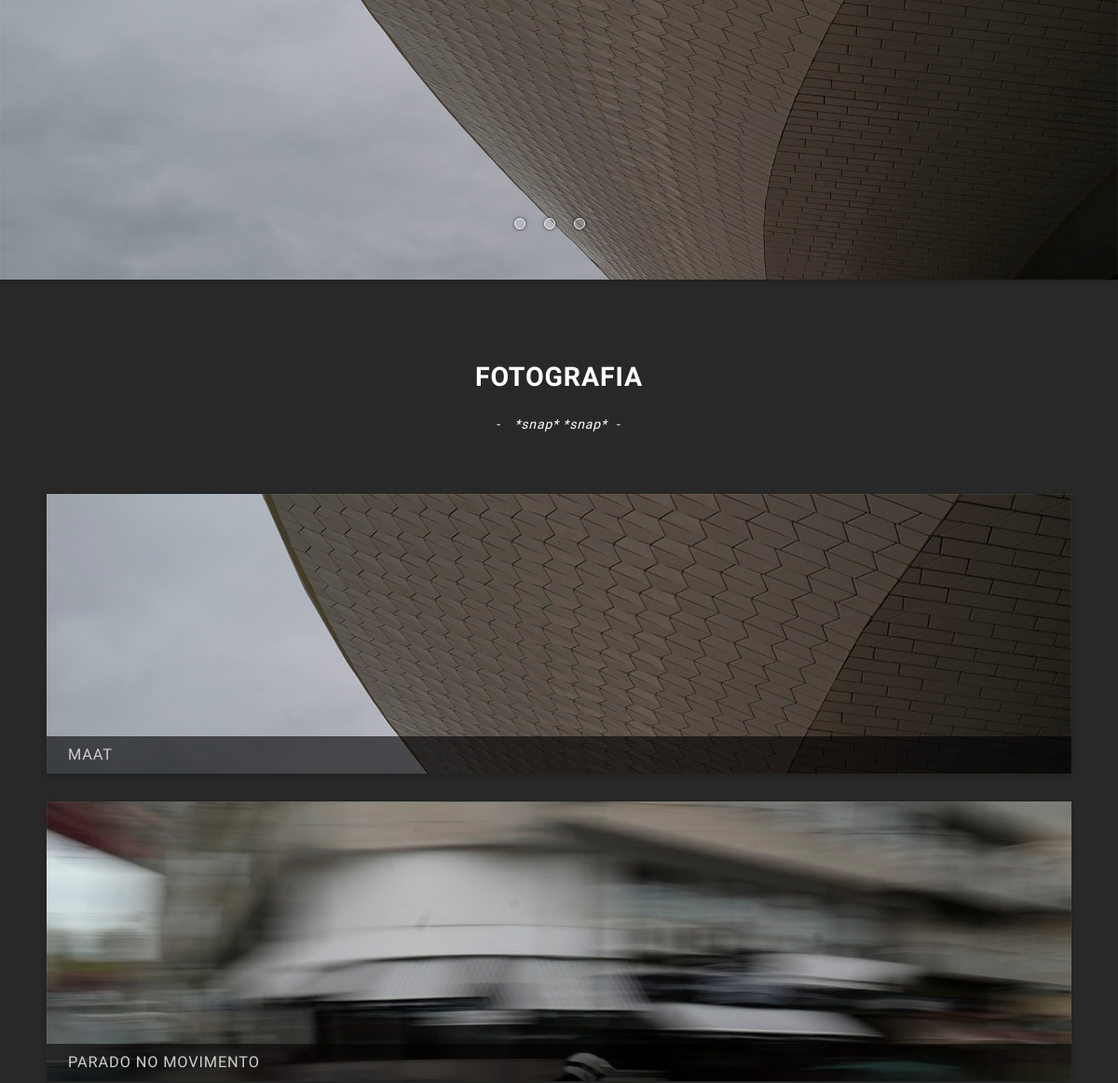
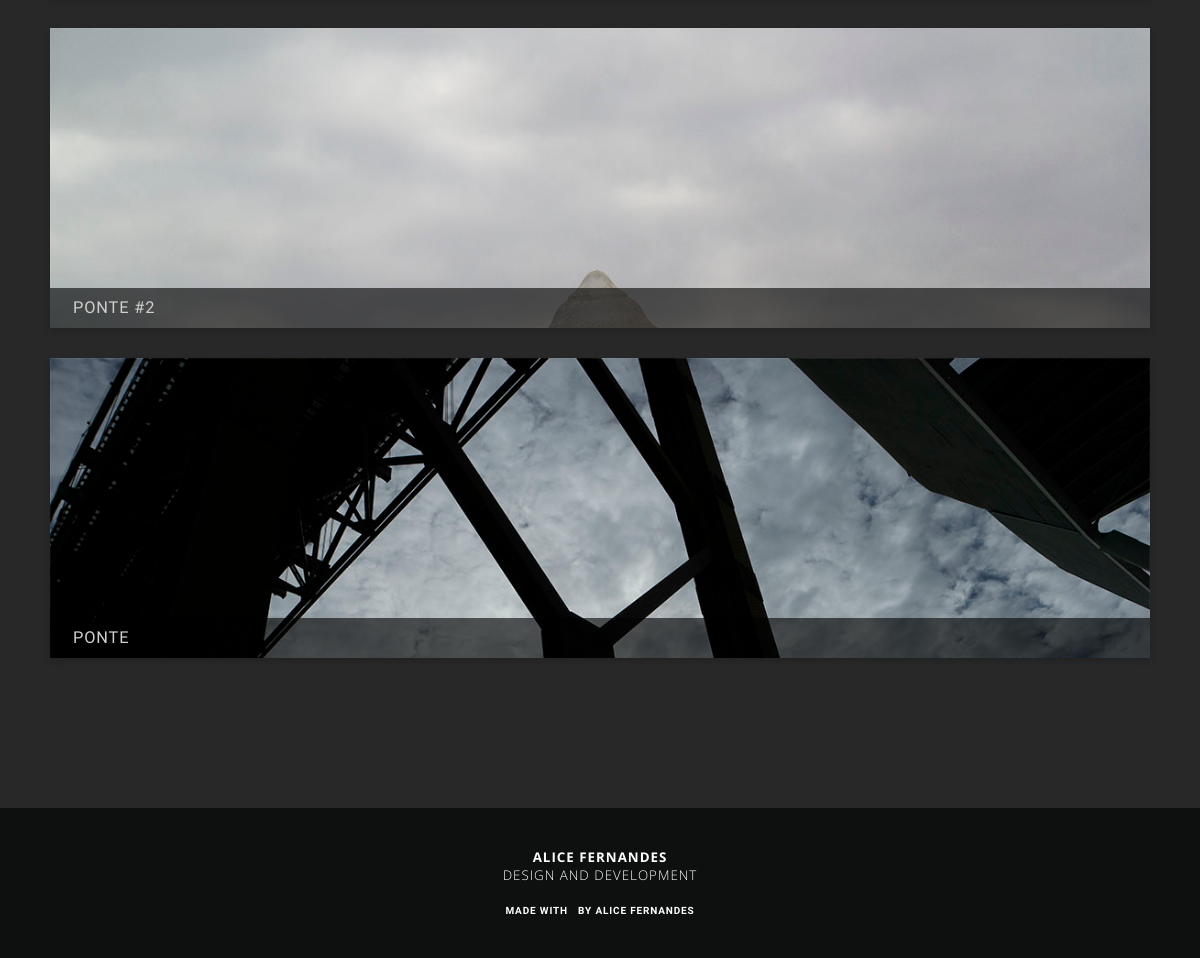
The page /fotografia on the database as committed earlier (2 pictures, top to bottom).
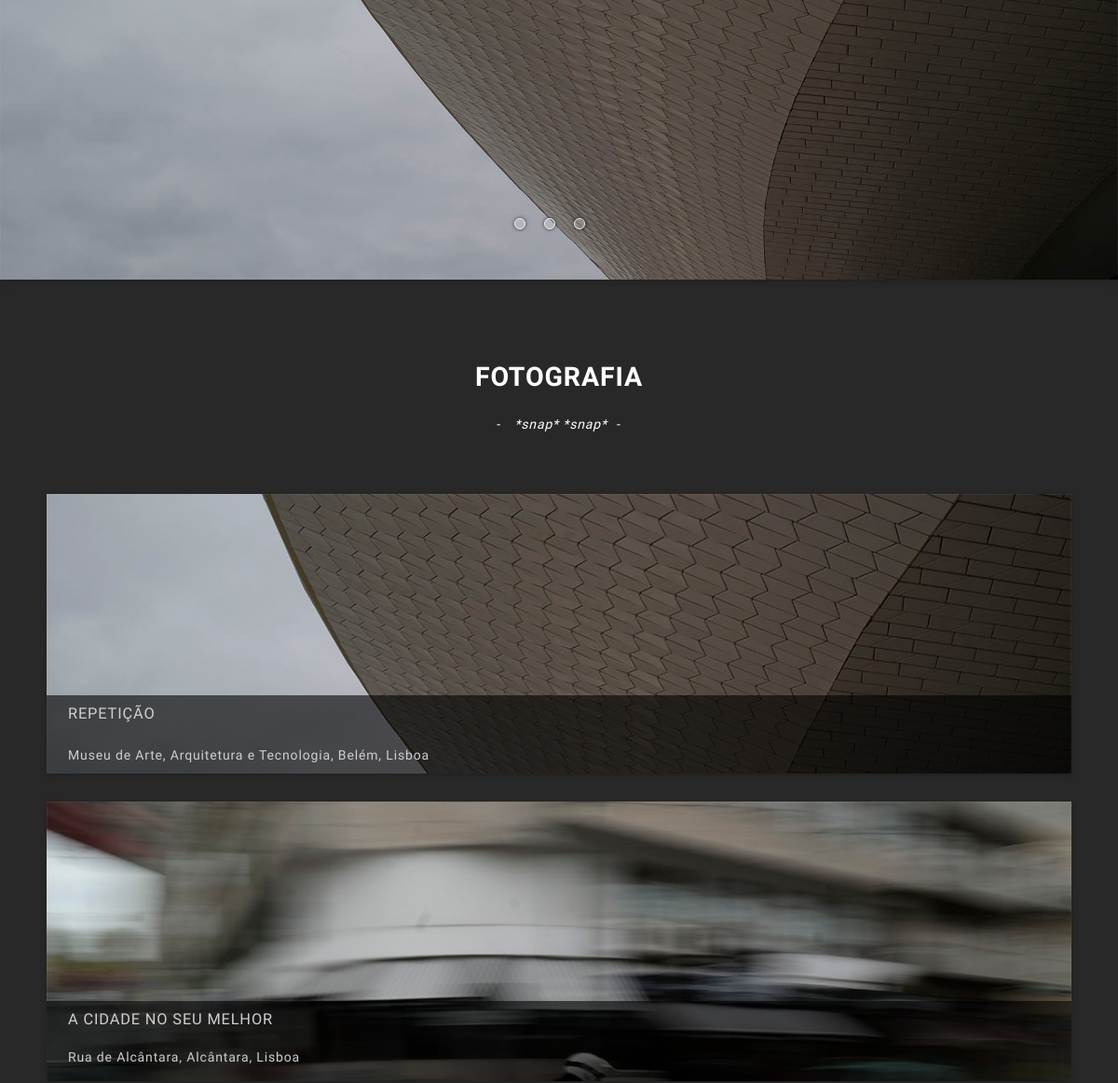
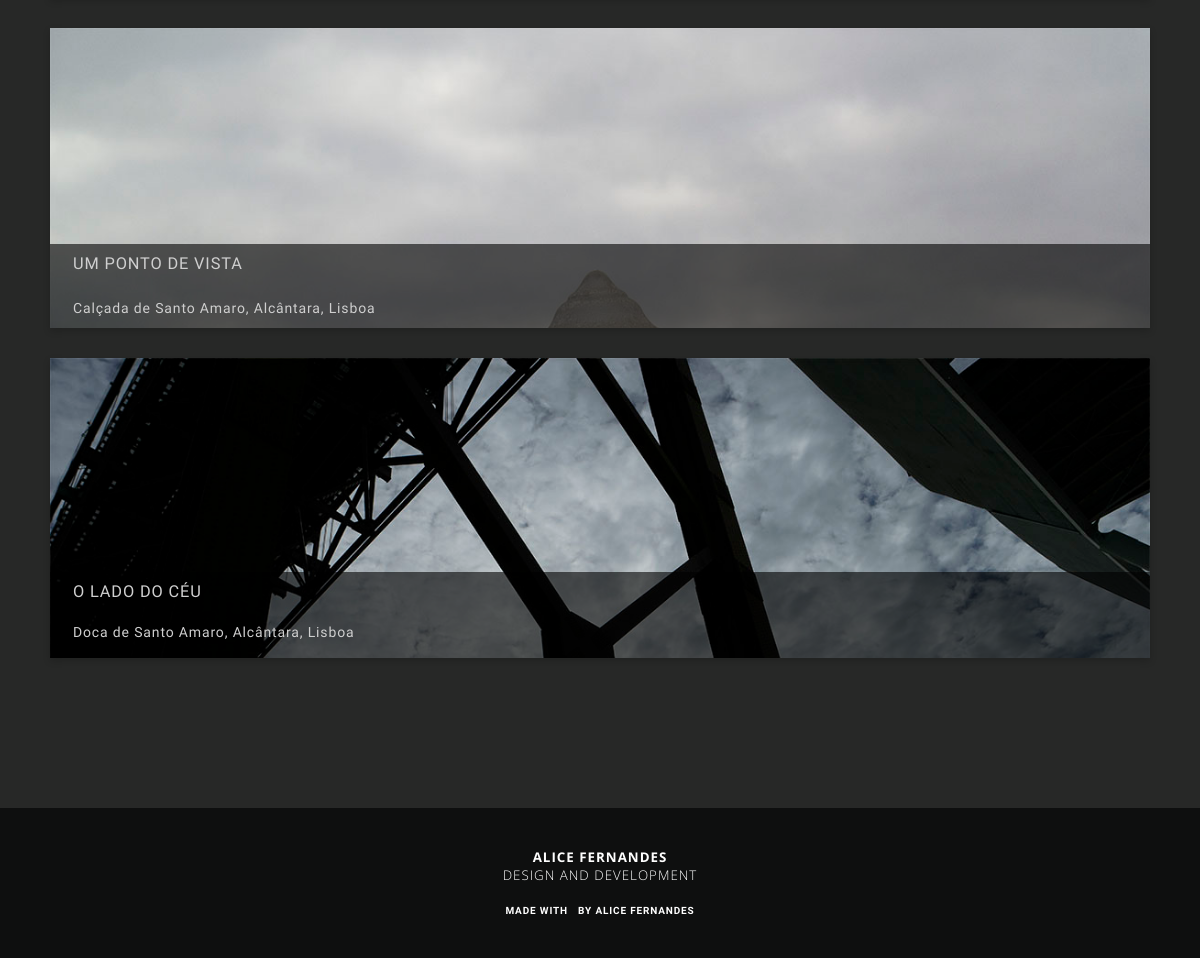
The same page on the database as committed later (2 pictures, top to bottom).
### tables this page shows
CREATE TABLE IF NOT EXISTS `media` (
  `id_media` int(10) NOT NULL AUTO_INCREMENT,
  `projeto_uri` varchar(100) NOT NULL,
  `tipo` varchar(100) NOT NULL,
  `src` varchar(700) NOT NULL,
  `ext` varchar(50) NOT NULL,
  `cover` tinyint(1) DEFAULT NULL,
  `title` varchar(1000) DEFAULT NULL,
  `nome` varchar(100) NOT NULL,
  `descricao` varchar(300) NOT NULL,
  PRIMARY KEY (`id_media`)
);

### templates/galeria.php (the view, shortened to what this page needs)
<!DOCTYPE html>
<html class="project-categories">
  <head><?php require_once('./includes/_header.php'); $request =  explode("/", $_SERVER['REQUEST_URI']); ?>
<?php
$conn = new mysqli(DB_HOST, DB_USER, DB_PASSWORD, DB_NAME);
 $query = "SELECT * FROM `media` WHERE projeto_uri='".$request[1]."' ORDER BY RAND()";
 $result = $conn->query($query);
 $resultHTML = "";
 while($row = $result->fetch_object()){
   $resultHTML.='<div class="panel panel-small panel-foto "><a rel="galeria" class="panel-link fancybox" href="http://'.$host.'/media/'.$row->src.'@1280.'.$row->ext.'" style="background-image:url(http://'.$host.'/media/'.$row->src.'@1280.'.$row->ext.');" title="'.$row->nome.'">
                 <h3>'.mb_convert_encoding($row->nome,'UTF-8').'</h3>
                 </a></div>';
 }
  $maxImages = 3;
 $slideHTML = '';
 $slideControllerHTML = '';
   $result2 = $conn->query($query);
   for($i = 0; $i!=$maxImages; $i++){
     $slideRow = $result2->fetch_object();
     if($slideRow->cover){
     $src = $slideRow->src;
     $description = $slideRow->nome;
     $slideHTML.="<a href=\"http://".$host . "/" ."media/".$src."@1900.".$slideRow->ext."\" rel=\"galeria\"class=\"slide fancybox\" title=\"$description\" style=\"background-image:url(http://".$host . "/" ."media/".$src."@1900.".$slideRow->ext.")\" data-slide=\"".($i+1)."\"></a>";
     $slideControllerHTML.='<li class="slider-control" data-slide="'.($i+1).'"></li>';
     }
   }
 ?>
  </head>
  <body>
    <div class="site-container"><?php require_once('./includes/_sidebar.php') ?>
      <div class="main-content">
        <div class="ui-component slideshow slideshow-medium panel-shadow">
          <div class="slide-container"><?php echo($slideHTML)?>
          </div>
          <div class="ui-component slide-controller">
            <ul>
              <?php echo($slideControllerHTML)?>
            </ul>
          </div>
        </div>
        <div class="panel-container">
          <div class="panel panel-noshadow panel-fullwidth align-center panel-title panel-nobackground">
            <h3><?PHP switch($request[1]){
              default:
                echo('Fotografia');
            } ?></h3>
            <p> <i>*snap* *snap*</i></p>
          </div>
          <?php
          echo($resultHTML);
           ?>
        </div><?php require_once('./includes/_footer.php') ?>
      </div>
    </div>
  </body>
</html>

### index.php (shortened to what this page needs)
<?php
$request = $_SERVER['REQUEST_URI'];
$urlStrings = explode("/", $request);
switch ($urlStrings[1]) {
		case 'animacao':
		case 'fotografia':
			include('templates/galeria.php');
			break;
}
?>

### includes/_header.php (shortened to what this page needs)
<?php
	$host = $_SERVER['HTTP_HOST'];
?>
<link rel="stylesheet" media="all" href="https://cdn.rawgit.com/alicescfernandes/entypo-webfont/0fef4a46/style.css"/>
<link rel="stylesheet" href="http://<?php echo($host) ?>/fancybox/jquery.fancybox.css"/>
<link rel="stylesheet" href="http://<?php echo($host) ?>/css/ui.css?v2.16"/>
<link rel="stylesheet" href="http://<?php echo($host) ?>/webfont/entypo social/style.css"/>
<link href="http://<?php echo($host) ?>/js/videojs/video-js.css" rel="stylesheet">

### includes/_sidebar.php (shortened to what this page needs)
<label class="menu-label" for="menu-show"><i class="icon-menu"></i></label>

### includes/_footer.php
<footer><span class="letring letring-small">
    <p>Alice Fernandes</p>
    <p>Design and development</p></span><span class="final-countdown">
    <p>made with<i class="icon-heart"></i>by alice fernandes</p></span></footer>

### css/ui.css (style rules this page uses)
* { font-family:"Source Sans Pro";margin:0;padding:0 }
a { text-decoration:none;color:inherit }
body { margin:0;padding:0;width:calc(100vw + 230px);overflow:hidden;background-color:#272827;text-align:justify }
h1,h2,h3,h4,p { margin:0;padding:0 }
li,ul { list-style-type:none;padding:0 }
.menu-label { position:fixed;top:0;left:0;display:block;z-index:98 }
.site-container { position:relative;left:-230px;transition:left 0.5s }
.main-content { display:inline-block;width:100vw;position:relative;height:100vh;overflow-y:auto;overflow-x:hidden }
.letring { margin:20px auto auto;text-transform:uppercase;text-align:center;color:white;font-size:10pt;position:relative;top:0;width:220px;letter-spacing:1px;-webkit-user-select:none;-moz-user-select:none;-ms-user-select:none;user-select:none;display:block }
.letring p:first-child { font-weight:bold;font-family:"Open Sans";text-rendering:optimizeLegibility }
.letring p:last-child { font-weight:100;font-family:"Open Sans";text-rendering:optimizeLegibility }
.slideshow { position:relative }
.slideshow-medium { height:300px;width:100vw;overflow:hidden }
.slideshow-medium .slide { background-size:cover;background-position:center }
.slide-container { height:inherit;position:relative;left:0;transition:left 0.5s }
.slide { width:100%;height:100%;display:block;float:left;background-position:center;background-size:cover;background-position:center }
.slide-controller { position:absolute;bottom:50px;display:block;color:white;width:100%;text-align:center }
.slide-controller li { width:10px;height:10px;display:inline-block;background-color:rgba(255, 255, 255, 0.2);margin-right:20px;border:1px solid #ecf0f1;border-radius:100%;cursor:pointer;transition:background-color 0.5s;box-shadow:0px 0px 4px 0px rgba(0, 0, 0, 0.7) }
.panel-shadow { box-shadow:0px 3px 7px rgba(0, 0, 0, 0.18) }
.panel-foto { position:relative;height:300px!important }
.panel-foto a { background-size:cover }
.panel-foto h3 { position:absolute;bottom:0;text-transform:uppercase;font-weight:300;width:100%;left:0;line-height:41px;padding:10px;box-sizing:border-box;background-color:rgba(0, 0, 0, 0.5);line-height:25px;font-weight:900;line-height:25px;padding:10px 23px }
.panel-foto h3 sub,.panel-foto h3 sup { font-size:14px;text-transform:initial;font-weight:300 }
.panel-foto .panel-link { display:block;background-color:transparent;width:100%;height:100%;z-index:97 }
.panel-container { width:80%;display:block;margin-left:10%;margin:auto auto 70px }
.panel { min-height:100px;box-sizing:border-box;padding:30px;box-shadow:0px 3px 7px rgba(0, 0, 0, 0.18);margin-bottom:30px;background-color:#2c2e2c;color:#cfcfcf;font-weight:300;letter-spacing:0.85px;font-size:14px }
.panel p { padding-bottom:20px }
.panel-noshadow { box-shadow:none!important }
.align-center { text-align:center;margin:auto }
h3,h4,h5 { font-weight:800;text-transform:uppercase;font-family:"Source Sans Pro";letter-spacing:0.85px;font-size:28.55px }
.panel-title { padding-top:0;padding-bottom:0;margin-top:30px;color:white;margin-bottom:30px;line-height:50px }
.panel-title h6,.panel-title p { font-size:14px;font-weight:lighter }
.panel-title h6:after,.panel-title h6:before,.panel-title p:after,.panel-title p:before { display:inline-block;content:"-";margin:0 10px }
.panel-nobackground { background-color:transparent }
.panel-small { position:relative;width:45%;margin-right:10%;float:left;min-height:250px;padding:0;background-color:#2c2e2c }
.panel-small h3 { text-transform:uppercase;font-weight:300;font-size:1.17em;position:absolute;bottom:0;background-color:rgba(0, 0, 0, 0.6);width:100%;line-height:40px;left:0;box-sizing:border-box;padding:0px 23px }
.panel-small:nth-child(odd) { margin-right:0 }
.panel-small .panel-link { display:block }
.panel-foto h3 { bottom:0 }
footer { width:100%;background-color:#0e0f0f;text-align:center;height:150px;box-sizing:border-box;padding:20px;font-size:10px;text-transform:uppercase;font-weight:900;letter-spacing:0.85px;color:white;display:inline-block }
footer .letring { margin-bottom:20px }
@media screen and (max-width:1250px) { .main-content,.site-container,body { width:100%;left:0px } }
@media screen and (max-width:1250px) { .panel-container { display:inline-block;width:100%;box-sizing:border-box;padding:50px } }
@media screen and (max-width:1250px) { .col30,.col70,.panel-small,input { width:100% } }

Rows that differ between the two databases and show on the page:
changed media: nome "MAAT" → "REPETIÇÃO Museu de Arte, Arquitetura e Tecnologia, Belém, Lisboa"
changed media: nome "PARADO NO MOVIMENTO" → "A CIDADE NO SEU MELHOR Rua de Alcântara, Alcântara, Lisboa"
changed media: nome "PONTE #2" → "UM PONTO DE VISTA Calçada de Santo Amaro, Alcântara, Lisboa"
changed media: nome "PONTE" → "O LADO DO CÉU Doca de Santo Amaro, Alcântara, Lisboa"
